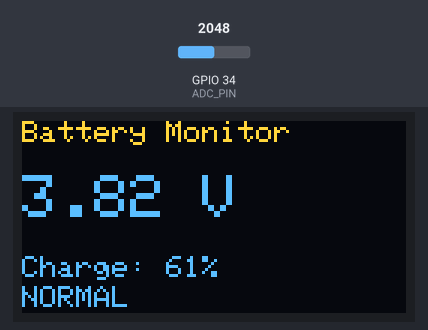
Bench run of a program on a simulated ESP32. Shown: 128×64 one-colour display. The test bench sets the inputs (shaded band); at power-on: GPIO 34 (ADC_PIN) = 2048 (analog values on the 0–4095 scale). The OLED is the two-colour kind (top 16 rows yellow); what the program prints to the serial monitor is not drawn.

Above: at 1.2 s.
1.3 s: GPIO 34 (ADC_PIN) set to 2105
At 3.4 s:
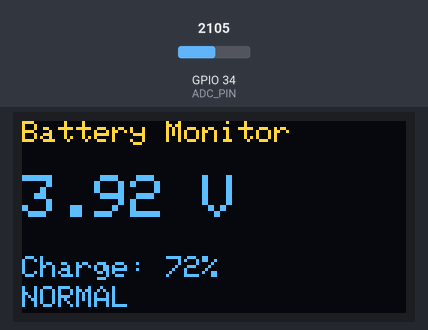
3.7 s: GPIO 34 (ADC_PIN) set to 2866
At 5.5 s:
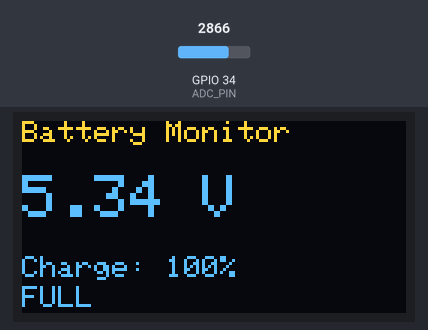
5.8 s: GPIO 34 (ADC_PIN) set to 1228
At 7.8 s:
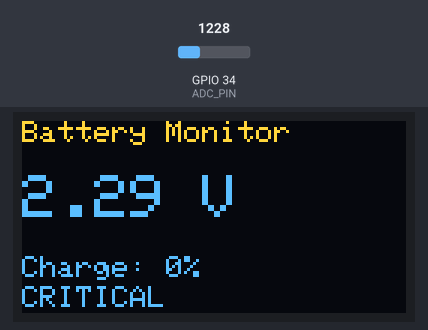
Timing chart, 0 to 9.3 s (numbered marks = the images above; inputs shaded):
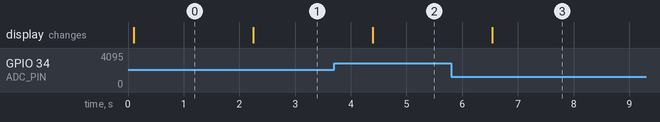

The program:

main.cpp
```cpp
#include <Wire.h>
#include <Adafruit_GFX.h>
#include <Adafruit_SSD1306.h>

#define SCREEN_WIDTH 128
#define SCREEN_HEIGHT 64

Adafruit_SSD1306 display(SCREEN_WIDTH, SCREEN_HEIGHT, &Wire, -1);

#define ADC_PIN 34

// Voltage divider (keep actual measured values if possible)
const float R1 = 100000.0;
const float R2 = 100000.0;

// ADC constants
const float adcMax = 4095.0;
const float ADC_REFERENCE = 3.30;

// FINAL calibration factor (based on your data ~1.09–1.10)
const float calibrationFactor = 1.156;

// -------- MEDIAN FILTER --------
int getMedian(int *arr, int size) {
  for (int i = 0; i < size - 1; i++) {
    for (int j = i + 1; j < size; j++) {
      if (arr[j] < arr[i]) {
        int temp = arr[i];
        arr[i] = arr[j];
        arr[j] = temp;
      }
    }
  }
  return arr[size / 2];
}

// -------- STABLE ADC READ --------
int readADCStable() {
  const int samples = 15;
  int values[samples];

  for (int i = 0; i < samples; i++) {
    values[i] = analogRead(ADC_PIN);
    delay(3);
  }

  return getMedian(values, samples);
}

// -------- BATTERY PERCENT (BETTER APPROX) --------
int getBatteryPercentage(float v) {
  if (v >= 4.2) return 100;
  if (v <= 3.0) return 0;

  // Non-linear Li-ion approximation
  if (v > 3.7)
    return 50 + (v - 3.7) * 100;
  else
    return (v - 3.0) * 50 / (3.7 - 3.0);
}

void setup() {
  Serial.begin(115200);

  if (!display.begin(SSD1306_SWITCHCAPVCC, 0x3C)) {
    Serial.println("OLED failed");
    while (true);
  }

  display.clearDisplay();
  display.setTextColor(WHITE);

  analogReadResolution(12);
  analogSetPinAttenuation(ADC_PIN, ADC_11db);
}

void loop() {

  int adcValue = readADCStable();

  const float dividerRatio = (R1 + R2) / R2;

  float batteryVoltage =
      ((float)adcValue / adcMax) *
      ADC_REFERENCE *
      dividerRatio *
      calibrationFactor;

  int percentage = getBatteryPercentage(batteryVoltage);

  // -------- OLED DISPLAY --------
  display.clearDisplay();

  display.setTextSize(1);
  display.setCursor(0, 0);
  display.print("Battery Monitor");

  display.setTextSize(2);
  display.setCursor(0, 18);
  display.print(batteryVoltage, 2);
  display.print(" V");

  display.setTextSize(1);
  display.setCursor(0, 45);
  display.print("Charge: ");
  display.print(percentage);
  display.print("%");

  display.setCursor(0, 55);

  if (batteryVoltage > 4.0) {
    display.print("FULL");
  }
  else if (batteryVoltage > 3.6) {
    display.print("NORMAL");
  }
  else if (batteryVoltage > 3.3) {
    display.print("LOW");
  }
  else {
    display.print("CRITICAL");
  }

  display.display();

  // Debug output
  Serial.print("ADC: ");
  Serial.print(adcValue);

  Serial.print(" | Battery: ");
  Serial.print(batteryVoltage, 2);

  Serial.print(" V | ");
  Serial.print(percentage);

  Serial.println("%");

  delay(1000);
}
```

Measured:
- the behaviour switches between 2050 and 2051 on GPIO 34 (ADC_PIN) (found by bisection; images 0 and 1)
- after the input at 1.3 s, the display: changes after 0.95 s (image 1)
- after the input at 3.7 s, the display: changes after 0.69 s (image 2)
- after the input at 5.8 s, the display: changes after 0.74 s (image 3)
